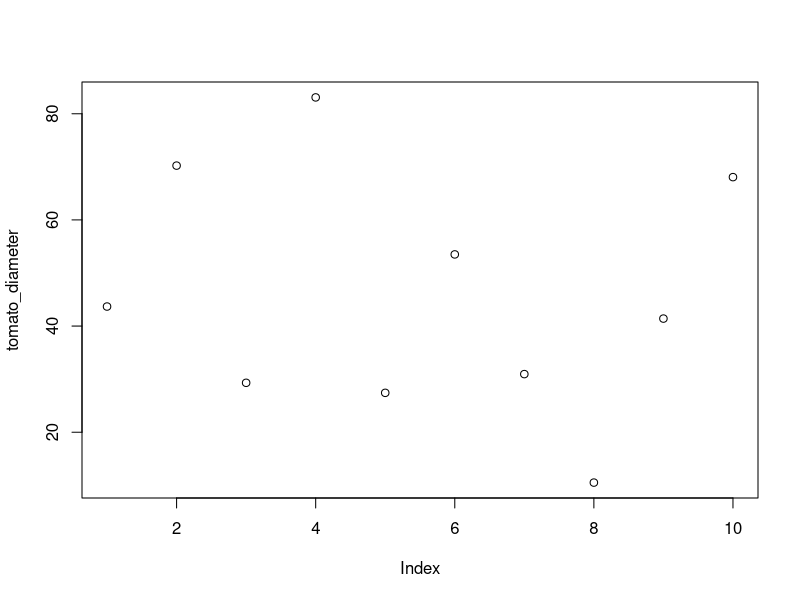
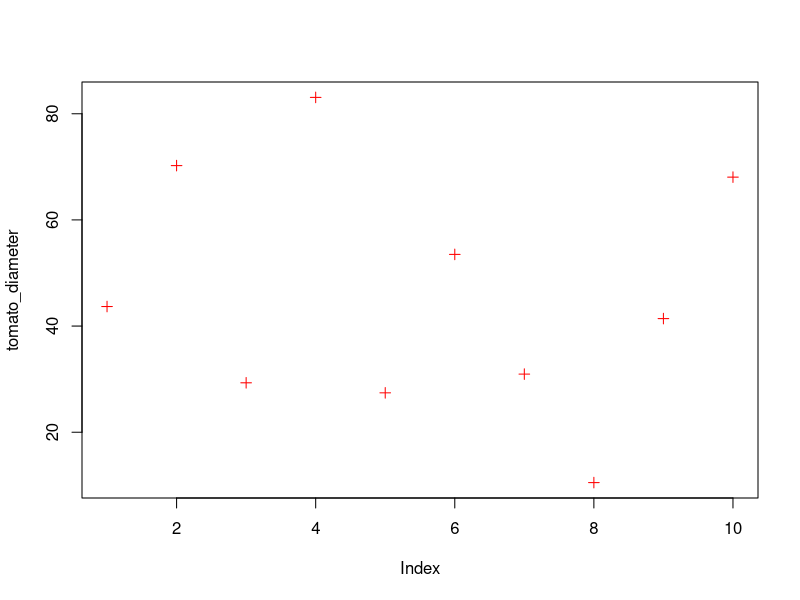
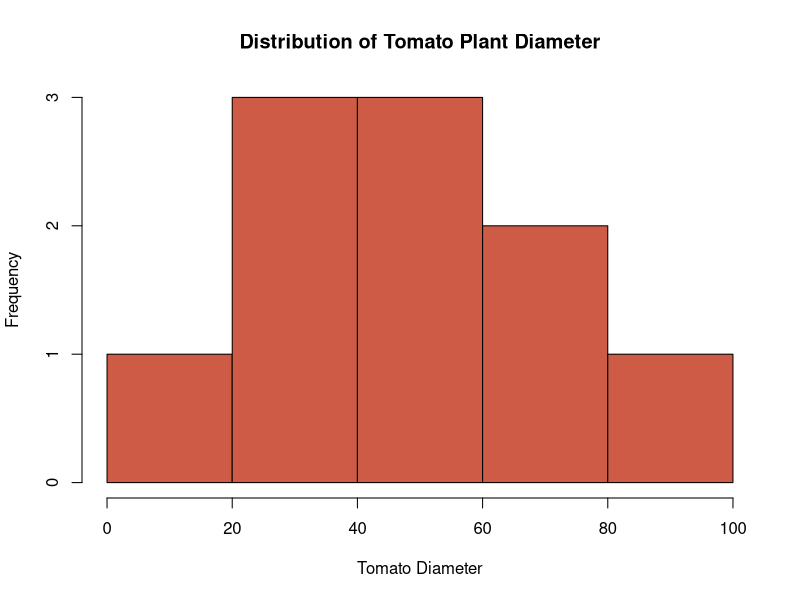
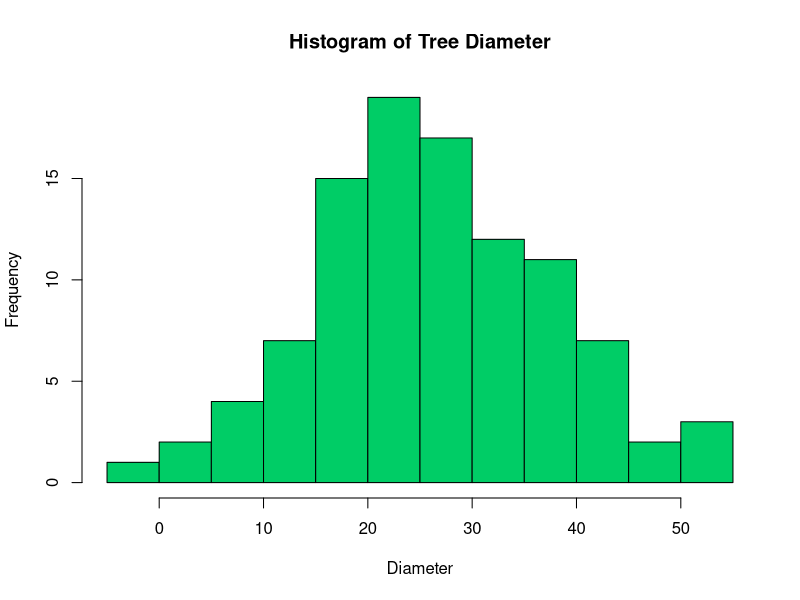
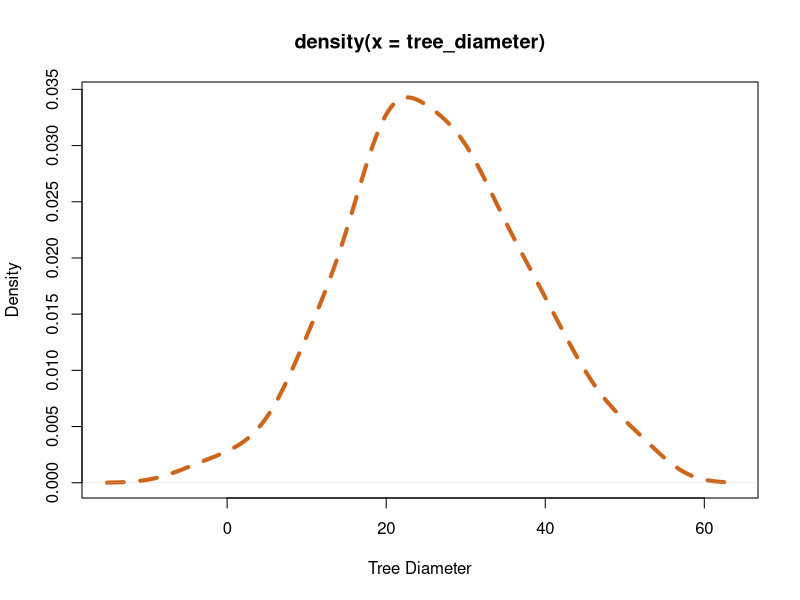
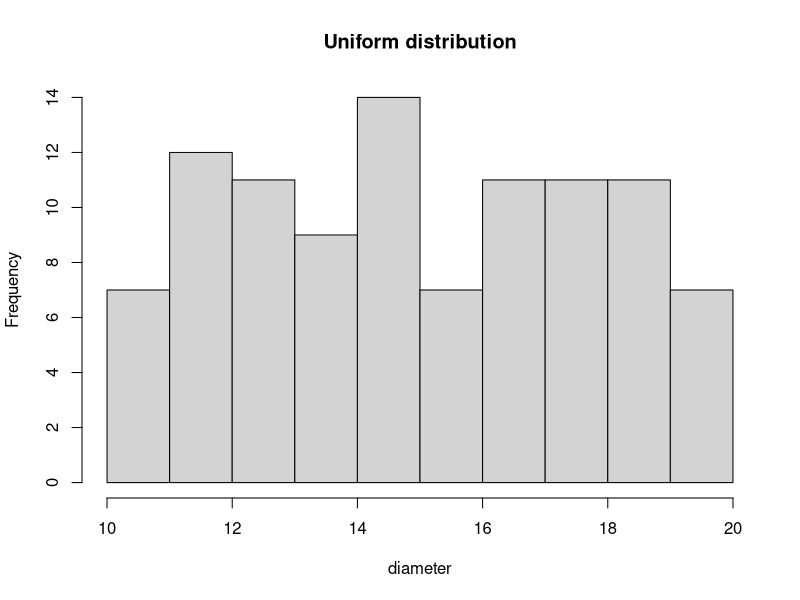

Here is the R script that generated these plots, in order:
## ---- chunk 1
tomato_diameter <- c(43.68, 70.23, 29.31, 83.08, 27.42, 53.50, 30.95, 10.51, 41.41, 68.06)
## ---- chunk 2
print(tomato_diameter)
## ---- chunk 3
tomato_diameter
## ---- chunk 4
length(tomato_diameter)
## ---- chunk 5
mean(x = tomato_diameter)
## ---- chunk 6
median(tomato_diameter)
sd(tomato_diameter)
var(tomato_diameter)
cor(tomato_diameter, 1:10)
## ---- chunk 7
round(tomato_diameter)
## ---- chunk 8
round(tomato_diameter, digits = 1)
# Also the same as
# round(tomato_diameter, 1)
## ---- chunk 9
floor(3.544)
ceiling(3.544)
## ---- chunk 10
seq(from = 1, to = 100, by = 1)
## ---- chunk 11
even_num <- seq(2, 100, 2)
even_num
## ---- chunk 12
pi
## ---- chunk 13
#| label: fig-td
#| fig-cap: Graph generated for tomato diameters using `plot`
plot(x = tomato_diameter)
## ---- chunk 14

#| label: fig-plot-cust
#| fig-cap: |
#|    Simple plot customization: point shape changed to cross and color changed to red


plot(tomato_diameter, col = "red", pch = 3)
## ---- chunk 15
#| label: fig-td-hist
#| fig-cap: Histogram of Tomato Plant Diameters (mm) showing a normal distribution
hist(tomato_diameter, col = "coral3", xlab = "Tomato Diameter", main = "Distribution of Tomato Plant Diameter")
## ---- chunk 16
teak_diameter <- rnorm(100, mean = 35, sd = 2.3)
teak_diameter
## ---- chunk 17
set.seed(123)
tree_diameter <- rnorm(100, mean = 25, sd = 12.3)
tree_diameter
## ---- chunk 18
#| label: fig-dia-hist
#| fig-cap: Histogram of simulated tree diameter distribution
#| fig-subcap: true
#| layout-ncol: 2
#| echo: false

hist(
  tree_diameter,
  col = "springgreen3",
  xlab = "Diameter",
  main = "Histogram of Tree Diameter"
)

plot(
  density(tree_diameter),
  col = "chocolate3",
  xlab = "Tree Diameter",
  lwd = 4,
  lty = "dashed"
)
## ---- chunk 19
set.seed(123)
dt <- runif(100, min = 10, max = 20)
dt
## ---- chunk 20
#| label: fig-hist-unif
#| echo: false
#| fig-cap: Uniformly distributed randomly generated numbers.
hist(
  dt,
  xlab = "diameter",
  main = "Uniform distribution"
)
## ---- chunk 21
new_dt <- seq(1, 20, 2)
new_dt
## ---- chunk 22
set.seed(10)
sample(new_dt, 5)
## ---- chunk 23
sample(new_dt, 20, replace = TRUE)
## ---- chunk 24
die <- 1:6
die_prob <- c(0.23, 0.23, 0.23, 0.21, 0.07, 0.03)
## ---- chunk 25
set.seed(123)
die_selected <- sample(x = die, size = 100, replace = TRUE, prob = die_prob)
die_selected
## ---- chunk 26
table(die_selected)
## ---- chunk 27
tree_1 <- " Adansonia digitata "
tree_1
## ---- chunk 28
nchar(tree_1)
## ---- chunk 29
tolower(tree_1)
toupper(tree_1)
## ---- chunk 30
tree_1 <- trimws(tree_1)
tree_1
## ---- chunk 31
nchar(tree_1)
## ---- chunk 32
substr(tree_1, start = 1, stop = 9)
## ---- chunk 33
substr(tree_1, start = 11, nchar(tree_1)) <- "gregorii"
tree_1
## ---- chunk 34
strsplit(tree_1, split = " ")
## ---- chunk 35
paste(tree_1, " man")
paste("My best tree species is ", tree_1)
## ---- chunk 36
average_tomato <- mean(tomato_diameter)
sd_tomato <- sd(tomato_diameter)
z_tomato <- (tomato_diameter - average_tomato) / sd_tomato

average_tree_diameter <- mean(tree_diameter)
sd_tree_diameter <- sd(tree_diameter)
z_tree_diameter <- (tree_diameter - average_tree_diameter) / sd_tree_diameter

average_dt <-mean(dt)
sd_tomato <- sd(dt)
z_dt <- (dt - average_dt) / sd_tomato
## ---- chunk 37
z_tomato
z_tree_diameter
z_dt
## ---- chunk 38
new_function <- function() {}
## ---- chunk 39
z_score <- function(x) {
  average_x <- mean(x, na.rm = TRUE)
  sd_x <- sd(x, na.rm = TRUE)
  z_value = (x - average_x)/sd_x
  return(z_value)
}
## ---- chunk 40
z_tomato_2 <- z_score(tomato_diameter)
z_tomato_2
## ---- chunk 41
z_tree_diameter_2 <- z_score(tree_diameter)
z_tree_diameter_2
## ---- chunk 42
z_dt_2 <- z_score(dt)
z_dt_2
